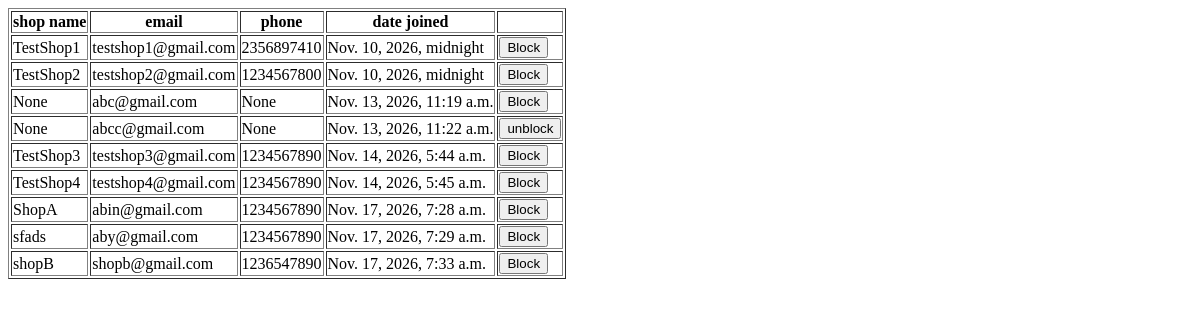
The app's page /BlockOrUnblockShops, older data.
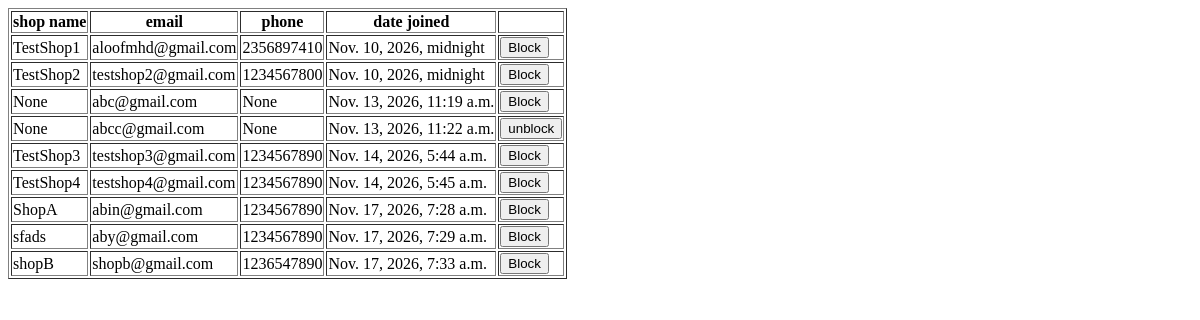
The same page, newer data.
### RetailIQApp/models.py (models this page shows)
class ShopTable(models.Model):
    shop_name = models.CharField(max_length=40, null=True, blank=True)
    email = models.EmailField(max_length=50, null=True, blank=True)
    phone = models.CharField(max_length=20, null=True, blank=True)
    date_joined = models.DateTimeField(auto_now_add=True)
    LOGINID = models.ForeignKey(LoginTable, on_delete=models.CASCADE, null=True, blank=True)

### RetailIQApp/views.py (the view)
# urls.py: path('BlockOrUnblockShops',BlockOrUnblockShops.as_view(),name='BlockOrUnblockShops'),
class BlockOrUnblockShops(View):
    def get(self,request):
        obj = ShopTable.objects.all()
        return render(request,'admin/BlockOrUnblockShops.html', {'shop_data':obj})

### templates/admin/BlockOrUnblockShops.html (shortened to what this page needs)
<!DOCTYPE html>
<html lang="en">
<head>
</head>
<body>
    <table border="1">
        <tr>
            <th>shop name</th>
            <th>email</th>
            <th>phone</th>
            <th>date joined</th>
            <th></th>
        </tr>
        {% for i in shop_data %}
        <tr>
            <td>{{ i.shop_name }}</td>
            <td>{{ i.email }}</td>
            <td>{{ i.phone }}</td>
            <td>{{ i.date_joined }}</td>
            <td>
            {% if i.LOGINID.user_type == 'shop' %}
               <a href="BlockShop/{{i.LOGINID.id}}"> <button>Block</button></a>
            {% else %}
                <a href="UnblockShop/{{i.LOGINID.id}}"><button>unblock</button></a>
            {% endif %}
            </td>
        </tr>
        {% endfor %}
    </table>
</body>
</html>

Row changes from the older to the newer data that the page shows:
changed ShopTable "TestShop1": email "testshop1@gmail.com" → "aloofmhd@gmail.com"
